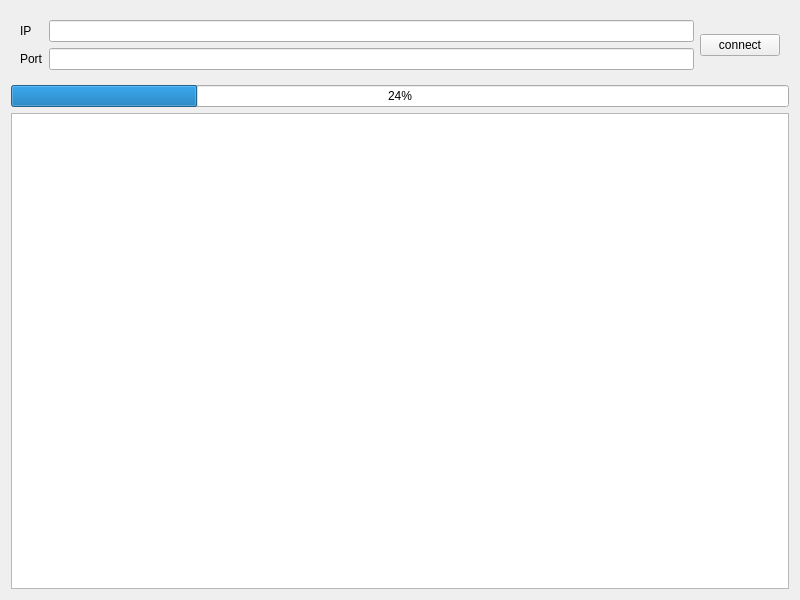
<?xml version="1.0" encoding="UTF-8"?>
<ui version="4.0">
 <class>ClientWidget</class>
 <widget class="QWidget" name="ClientWidget">
  <property name="geometry">
   <rect>
    <x>0</x>
    <y>0</y>
    <width>800</width>
    <height>600</height>
   </rect>
  </property>
  <property name="windowTitle">
   <string>ClientWidget</string>
  </property>
  <layout class="QVBoxLayout" name="verticalLayout">
   <item>
    <widget class="QWidget" name="widget" native="true">
     <layout class="QGridLayout" name="gridLayout">
      <item row="0" column="0">
       <widget class="QLabel" name="ipLabel">
        <property name="text">
         <string>IP</string>
        </property>
       </widget>
      </item>
      <item row="0" column="1">
       <widget class="QLineEdit" name="ipLine"/>
      </item>
      <item row="0" column="2" rowspan="2">
       <widget class="QPushButton" name="coonButton">
        <property name="text">
         <string>connect</string>
        </property>
       </widget>
      </item>
      <item row="1" column="0">
       <widget class="QLabel" name="portLabel">
        <property name="text">
         <string>Port</string>
        </property>
       </widget>
      </item>
      <item row="1" column="1">
       <widget class="QLineEdit" name="portLine"/>
      </item>
     </layout>
    </widget>
   </item>
   <item>
    <widget class="QProgressBar" name="progressBar">
     <property name="value">
      <number>24</number>
     </property>
    </widget>
   </item>
   <item>
    <widget class="QTextBrowser" name="textBrowser"/>
   </item>
  </layout>
 </widget>
 <resources/>
 <connections/>
</ui>
